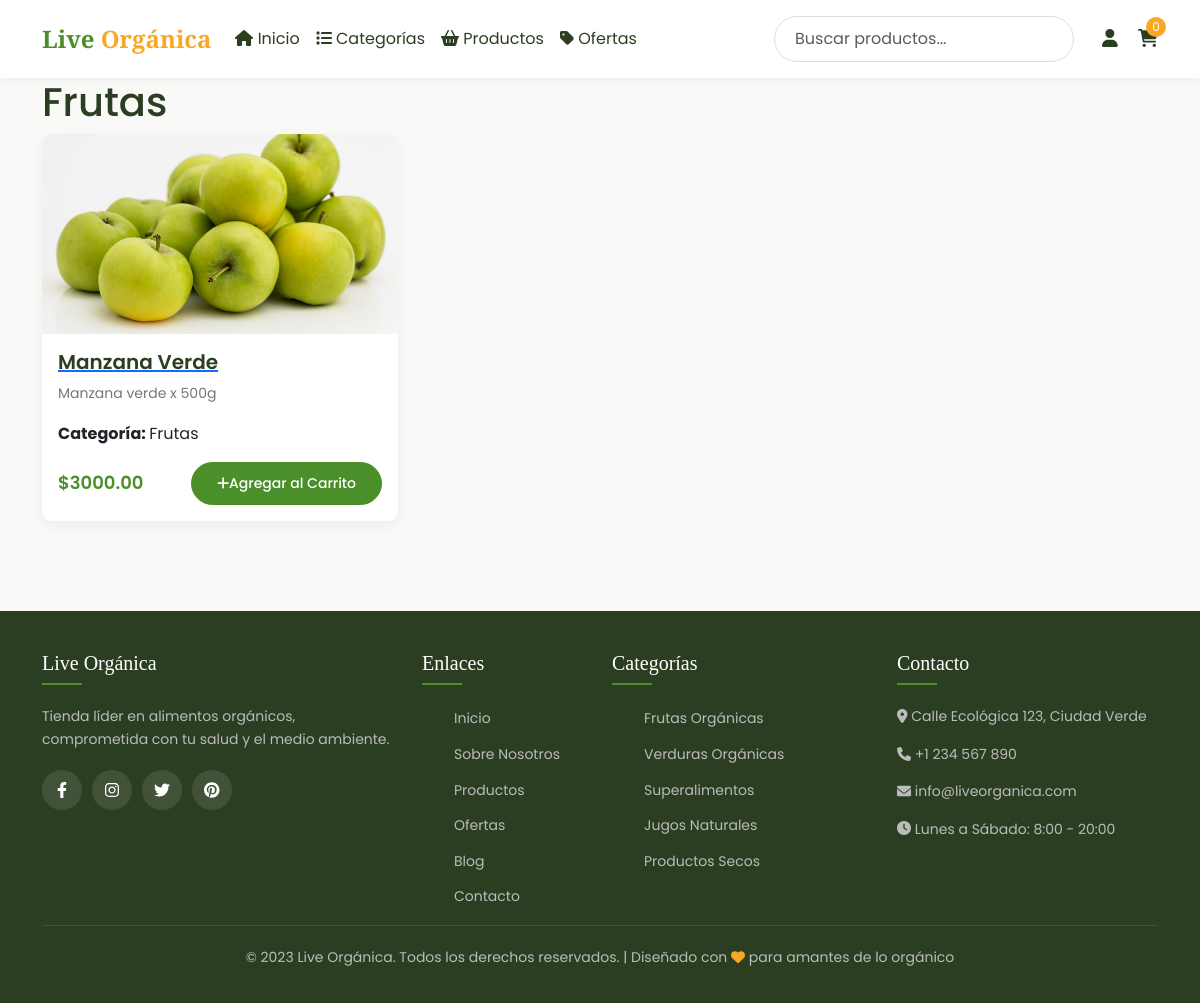
The page /categoria/1 on the database its author committed.
### productos/models.py (models this page shows, shortened)
class Categoria(models.Model):
    nombre = models.CharField(max_length=100, unique=True)
    imagen = models.ImageField(upload_to='categorias/', null=True, blank=True)  # Permite valores nulos inicialmente
    def __str__(self):
        return self.nombre

class Producto(models.Model):
    nombre = models.CharField(max_length=200)
    descripcion = models.TextField()
    precio = models.DecimalField(max_digits=10, decimal_places=2)
    categoria = models.ForeignKey(Categoria, on_delete=models.CASCADE)
    imagen = models.ImageField(upload_to='productos/')
    en_oferta = models.BooleanField(default=False)

### productos/views.py (the view)
# urls.py: path('categoria/<int:id_categoria>', categoria, name='categoria'),
def categoria(request, id_categoria):
    categoria = Categoria.objects.get(id=id_categoria)
    productos = Producto.objects.filter(categoria=categoria)
    return render(request, 'productos/categoria.html', {'categoria': categoria, 'productos': productos})

### productos/context_processors.py (called while the page is built)
def total_productos_en_carrito(request):
    carrito_items = Carrito.objects.all()
    total_items = sum(item.cantidad for item in carrito_items)
    return {
        'total_productos_en_carrito': total_items,
        'vista_previa_carrito': carrito_items
    }

### productos/templates/productos/categoria.html (shortened to what this page needs)
{% load static %}
{% include 'productos/menu.html' %}
{% if productos %}
<div class="container">
    <h1>{{ categoria.nombre }}</h1>
<div class="row ">
    {% for producto in productos %}
    <div class="col-md-4">
        <div class="card">
            <a href="{% url 'detalle_producto' producto.id %}">
            <img src="{{ producto.imagen.url }}" alt="{{ producto.nombre }}" class="card-img-top">
            <div class="card-body">
                <h5 class="card-title">{{ producto.nombre }}</h5>
            </a>
                <p class="card-text">{{ producto.descripcion }}</p>
                <p><strong>Categoría: </strong>{{ producto.categoria }}</p>
                <div class="d-flex justify-content-between align-items-center">
                    <span class="price">${{ producto.precio }}</span>
                    <a href="{% url 'agregar_al_carrito' producto.id %}" class="btn btn-sm btn-primary">
                        <i class="fas fa-plus"></i>Agregar al Carrito
                    </a>                </div>
            </div>
        </div>
    </div>
    {% endfor %}
</div>
{% else %}
<p>No hay productos en esta categoría.</p>
{% endif %}
{% include 'productos/footer.html' %}

### static/css/styles.css (style rules this page uses)
:root { --primary: #4a8f29; --primary-light: #6bbf47; --secondary: #f8f1e5; --dark: #2c3e21; --light: #ffffff; --accent: #f9a825; }
body { font-family: 'Poppins', sans-serif; background-color: #f9f9f7; color: var(--dark); line-height: 1.6; }
.card { border: none; border-radius: 10px; overflow: hidden; box-shadow: 0 5px 15px rgba(0, 0, 0, 0.05); transition: all 0.3s; margin-bottom: 30px; }
.card-img-top { height: 200px; object-fit: cover; transition: transform 0.5s; }
.card-title { font-weight: 600; color: var(--dark); }
.card-text { color: #777; font-size: 14px; }
.price { font-weight: 600; color: var(--primary); font-size: 18px; }
.btn-primary { background-color: var(--primary); border-color: var(--primary); padding: 10px 25px; border-radius: 30px; font-weight: 500; }

### rows shown on the page
Categoria: nombre "Frutas"
Producto: imagen (picture), nombre "Manzana Verde", descripcion "Manzana verde x 500g", categoria "Frutas", precio "3000.00"

### other values the page prints
{{ total_productos_en_carrito }} "0"
